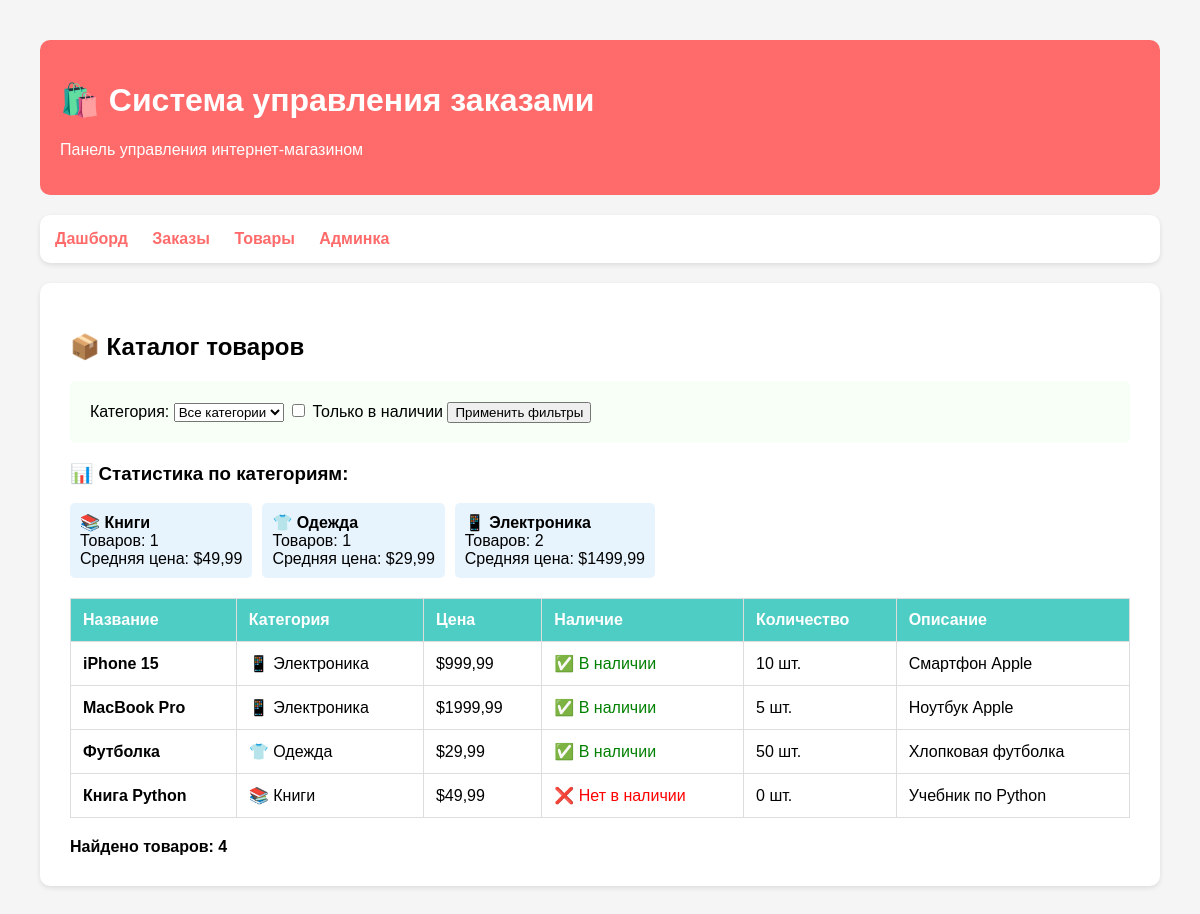
The page /lab5/products/ on the database its author committed.
### lab5/models.py (models this page shows, shortened)
class Product(models.Model):
    CATEGORY_CHOICES = [
        ('electronics', 'Электроника'),
        ('clothing', 'Одежда'),
        ('books', 'Книги'),
        ('home', 'Для дома'),
    ]
    name = models.CharField(max_length=200, verbose_name="Название товара")
    category = models.CharField(max_length=50, choices=CATEGORY_CHOICES, verbose_name="Категория")
    price = models.DecimalField(max_digits=10, decimal_places=2, verbose_name="Цена")
    description = models.TextField(verbose_name="Описание")
    in_stock = models.BooleanField(default=True, verbose_name="В наличии")
    stock_quantity = models.IntegerField(default=0, verbose_name="Количество на складе")
    class Meta:
        verbose_name = "Товар"
        verbose_name_plural = "Товары"

### lab5/views.py (the view)
# urls.py: path('products/', views.product_catalog, name='product_catalog'),
def product_catalog(request):
    category_filter = request.GET.get('category', '')
    in_stock_only = request.GET.get('in_stock', '')
    products = Product.objects.all()
    if category_filter:
        products = products.filter(category=category_filter)
    if in_stock_only:
        products = products.filter(in_stock=True)
    category_stats = products.values('category').annotate(
        total_products=Count('id'),
        avg_price=Avg('price')
    )
    context = {
        'products': products,
        'category_filter': category_filter,
        'in_stock_only': in_stock_only,
        'category_stats': category_stats,
    }
    return render(request, 'lab5/product_catalog.html', context)

### templates/lab5/product_catalog.html (shortened to what this page needs)
{% extends "lab5/base.html" %}
{% block content %}
<h2>📦 Каталог товаров</h2>
<div class="filters">
    <form method="get">
        <label>Категория:
            <select name="category">
                <option value="">Все категории</option>
            </select>
        </label>
        <label>
            <input type="checkbox" name="in_stock" value="1" {% if in_stock_only %}checked{% endif %}>
            Только в наличии
        </label>
        <button type="submit">Применить фильтры</button>
    </form>
</div>
{% if category_stats %}
<div style="margin-bottom: 20px;">
    <h3>📊 Статистика по категориям:</h3>
    <div style="display: flex; flex-wrap: wrap; gap: 10px;">
        {% for stat in category_stats %}
        <div style="background: #E8F4FD; padding: 10px; border-radius: 5px; min-width: 150px;">
            <strong>
                {% if stat.category == 'electronics' %}📱 Электроника
                {% elif stat.category == 'clothing' %}👕 Одежда
                {% elif stat.category == 'books' %}📚 Книги
                {% elif stat.category == 'home' %}🏠 Для дома
                {% else %}{{ stat.category }}{% endif %}
            </strong><br>
            Товаров: {{ stat.total_products }}<br>
            Средняя цена: ${{ stat.avg_price|floatformat:2 }}
        </div>
        {% endfor %}
    </div>
</div>
{% endif %}
{% if products %}
    <table>
        <thead>
            <tr>
                <th>Название</th>
                <th>Категория</th>
                <th>Цена</th>
                <th>Наличие</th>
                <th>Количество</th>
                <th>Описание</th>
            </tr>
        </thead>
        <tbody>
            {% for product in products %}
            <tr>
                <td><strong>{{ product.name }}</strong></td>
                <td>
                    {% if product.category == 'electronics' %}📱 Электроника
                    {% elif product.category == 'clothing' %}👕 Одежда
                    {% elif product.category == 'books' %}📚 Книги
                    {% elif product.category == 'home' %}🏠 Для дома
                    {% else %}{{ product.category }}{% endif %}
                </td>
                <td>${{ product.price|floatformat:2 }}</td>
                <td>
                    {% if product.in_stock %}
                        <span style="color: green;">✅ В наличии</span>
                    {% else %}
                        <span style="color: red;">❌ Нет в наличии</span>
                    {% endif %}
                </td>
                <td>{{ product.stock_quantity }} шт.</td>
                <td>{{ product.description|truncatewords:10 }}</td>
            </tr>
            {% endfor %}
        </tbody>
    </table>
    <div style="margin-top: 20px;">
        <strong>Найдено товаров: {{ products|length }}</strong>
    </div>
{% endif %}
{% endblock %}

### templates/lab5/base.html (style rules this page uses)
body { font-family: Arial, sans-serif; margin: 40px; background: #f5f5f5; }
table { border-collapse: collapse; width: 100%; margin: 20px 0; }
th, td { border: 1px solid #ddd; padding: 12px; text-align: left; }
th { background-color: #4ECDC4; color: white; }
.filters { background: #F7FFF7; padding: 20px; border-radius: 5px; margin-bottom: 20px; }

### rows shown on the page
Product: name "iPhone 15", category "📱 Электроника", price "999,99", in_stock "✅ В наличии", stock_quantity "10", description "Смартфон Apple"
Product: name "MacBook Pro", category "📱 Электроника", price "1999,99", in_stock "✅ В наличии", stock_quantity "5", description "Ноутбук Apple"
Product: name "Футболка", category "👕 Одежда", price "29,99", in_stock "✅ В наличии", stock_quantity "50", description "Хлопковая футболка"
Product: name "Книга Python", category "📚 Книги", price "49,99", in_stock "❌ Нет в наличии", stock_quantity "0", description "Учебник по Python"

### other values the page prints
{{ stat.total_products }} "1" "1" "2"
{{ stat.avg_price|floatformat:2 }} "49,99" "29,99" "1499,99"
{{ products|length }} "4"
